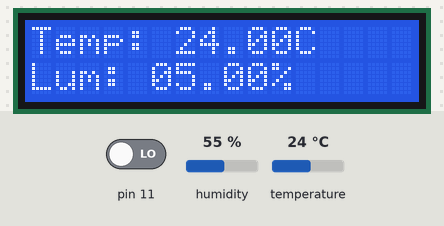
Simulated run of this sketch. Board: Arduino Uno, built with avr-gcc and run on an emulated ATmega328P. On the bench: 16×2 character LCD. Inputs (shaded band) come from the test bench; at power-on: humidity 55 %, pin 11 LOW, temperature 24 °C. What the sketch prints to the serial monitor is not drawn.

Above: at 1.2 s.
1.3 s: humidity set to 22 %
At 2.6 s:
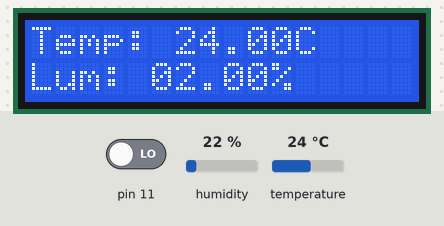
4.0 s: pin 11 driven HIGH
At 5.2 s:
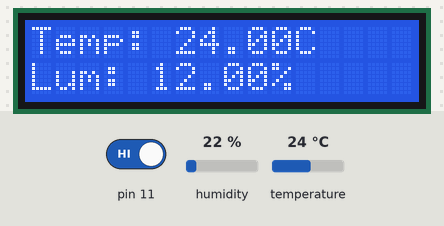
6.7 s: temperature set to 12 °C
At 9.4 s:
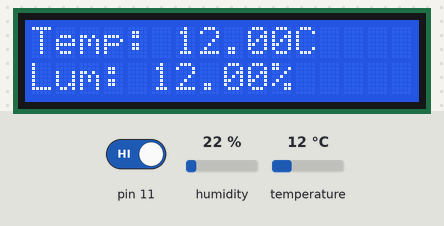
9.7 s: pin 11 driven LOW
At 10.9 s:
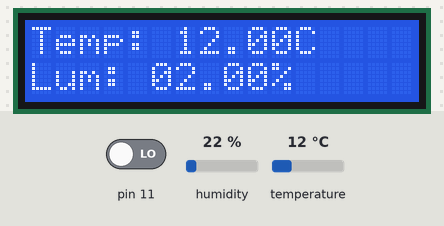
12.4 s: humidity set to 40 %
At 15.0 s:
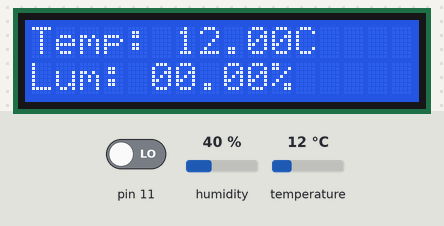
15.8 s: temperature set to 19 °C
At 17.7 s:
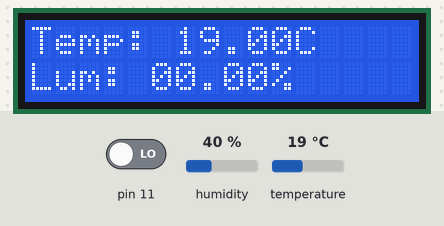
Timing chart, 0 to 19.2 s (numbered marks = the images above; inputs shaded):
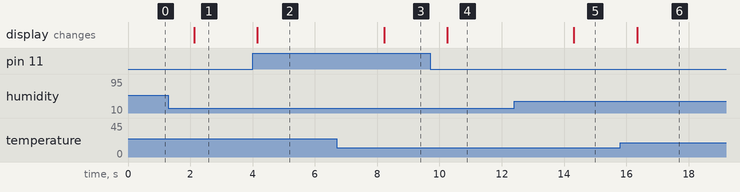

Measured:
- after the input at 1.3 s, the display: changes after 0.83 s (image 1)
- after the input at 4.0 s, the display: changes after 0.16 s (image 2)
- after the input at 6.7 s, the display: changes after 1.5 s (image 3)
- after the input at 9.7 s, the display: changes after 0.55 s (image 4)
- after the input at 12.4 s, the display: changes after 1.9 s (image 5)
- after the input at 15.8 s, the display: changes after 0.55 s (image 6)

The sketch:

aiot.ino
```cpp
#include <LiquidCrystal.h>
#include <DHT.h>
#include <FreqCount.h>

// Définir les broches et les constantes
#define DHT_PIN 13      // Broche du capteur DHT11
#define LDR_PIN A0     // Broche de la photorésistance
#define DHTTYPE DHT11  // Type de capteur DHT (DHT11 ou DHT22)

// Initialiser l'écran LCD I2C
LiquidCrystal lcd(7,6,9,4,3,2);  // Adresse I2C et dimensions de l'écran

// Initialiser le capteur DHT
DHT dht(DHT_PIN, DHTTYPE);

void setup() {
  // Initialiser le port série
  Serial.begin(9600);

  // Initialiser l'écran LCD
  lcd.begin(16,5);

  // Initialiser le capteur DHT
  dht.begin();
  FreqCount.begin(2000);

  pinMode(11,INPUT);
}

void loop() {
  // Lire les valeurs du capteur DHT
  float temperature = dht.readTemperature();
  float humidite = dht.readHumidity();

  // Lire la valeur de la photorésistance
  int luminosite = digitalRead(11);
  // int wind = digitalRead(ANEMOMETRE);

  int freq = FreqCount.read();
  int windSpeed = freq * 2.4 ;
  // Afficher les valeurs sur l'écran LCD
  lcd.clear();
  lcd.setCursor(0, 0);
  lcd.print("Temp: ");
  lcd.print(temperature);
  lcd.print("C");
  lcd.setCursor(0, 1);
  lcd.print("Hum: ");
  lcd.print(humidite);
  lcd.print("%");
  lcd.setCursor(0, 2);
  lcd.print("Lum: ");
  lcd.print(luminosite);


  // Envoyer les données au port série
  // Serial.print("Temperature:");
  Serial.print(temperature);
  Serial.print(",");
  // Serial.print("Humidite:");
  Serial.print(humidite);
  Serial.print(",");
  // Serial.print("Luminosite:");
  Serial.print(luminosite);
  Serial.print(",");
  Serial.println(freq);


  delay(2000);  // Attendre 2 secondes avant la prochaine lecture
}
```
